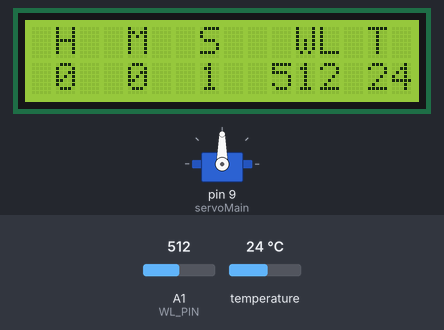
Bench run of a sketch on a simulated Arduino Uno, built with avr-gcc and run on an emulated ATmega328P. On the bench: servo, 16×2 character LCD. The test bench sets the inputs (shaded band); at power-on: temperature 24 °C, A1 (WL_PIN) = 512. What the sketch prints to the serial monitor is not drawn.

Above: at 2.3 s.
2.4 s: temperature set to 12 °C
At 3.5 s:
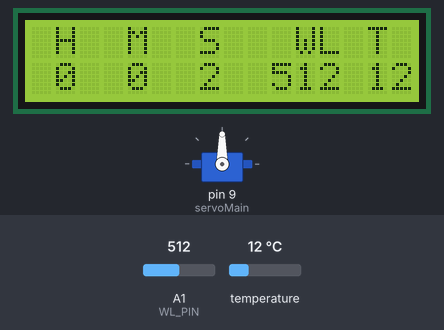
5.2 s: A1 (WL_PIN) set to 716
At 7.1 s:
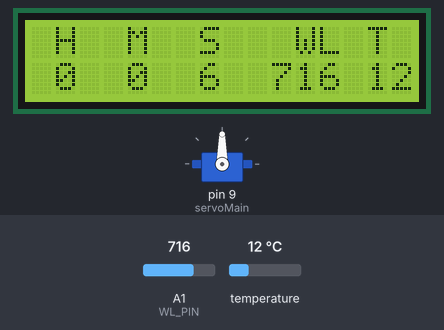
9.2 s: temperature set to 19 °C
At 10.5 s:
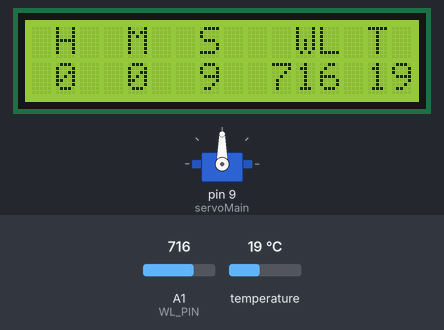
12.2 s: A1 (WL_PIN) set to 900
At 14.5 s:
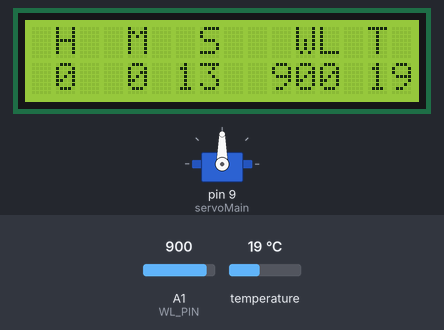
16.2 s: temperature set to 28 °C
At 17.1 s:
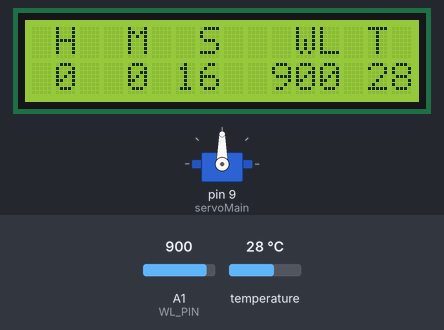
19.2 s: A1 (WL_PIN) set to 1010
At 61.4 s:
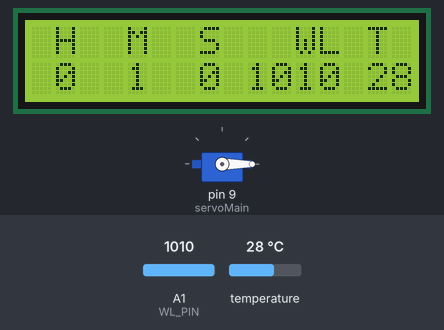
Timing chart, 0 to 62.2 s (numbered marks = the images above; inputs shaded):
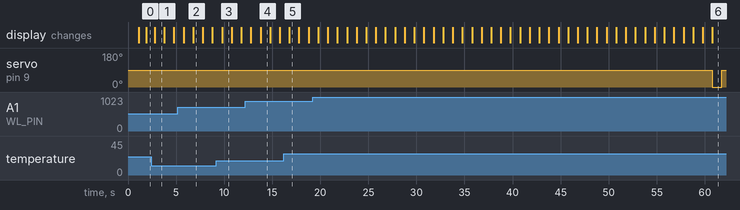

Measured:
- what the display in image 1 shows lasts 1.0 s, from 2.8 s to 3.8 s

The sketch:

fishaquarium.ino
```cpp
#include <Servo.h>
#include <Wire.h>
#include <LiquidCrystal_I2C.h>
#include <OneWire.h>
#include <DallasTemperature.h>

LiquidCrystal_I2C lcd(0x27, 16, 2);
Servo servoMain;

#define TEMP_PIN A0
#define WL_PIN A1

OneWire oneWire(TEMP_PIN);
DallasTemperature tempSensor(&oneWire);

int repeathour=0;
int repeatmin=1;
int repeatsec=0;

int repeattime=repeatsec+(repeatmin*60)+(repeathour*60*60); //get repeating time in secs

void setup(){
  servoMain.attach(9);
  lcd.begin();
  lcd.backlight();
  lcd.print("Hello Fish!");
  delay(1000);
  lcd.clear();

  lcd.setCursor(0, 0);
  lcd.print(" H  M  S   WL T");

  Serial.begin(9600);
  tempSensor.begin();

  servoMain.write(90);
}

unsigned long millisbefore=0;
unsigned long millisafter;

void loop(){
  millisafter=millis();
  if((millisafter-millisbefore)>=1000){
    unsigned long h = millis2hour();
    unsigned long m = millis2min();
    unsigned long s = millis2sec();

    int wl = analogRead(WL_PIN);

    tempSensor.requestTemperatures();
    float tempC = tempSensor.getTempCByIndex(0);

    Serial.print(h);
    Serial.print(m);
    Serial.print(s);
    Serial.print("WL:");
    Serial.print(wl);
    Serial.print("T:");
    Serial.println(tempC);

    lcd.setCursor(0, 1);
    printPadded2(h);
    lcd.print(" ");
    printPadded2(m);
    lcd.print(" ");
    printPadded2(s);
    lcd.print(" ");
    printPadded4(wl);
    lcd.print(" ");
    lcd.print((int)tempC);

    if(((h*60*60)+(m*60)+s) % repeattime == 0){
      eat();
    }

    millisbefore += 1000;
  }
}

void printPadded2(unsigned long val){
  if(val < 10) lcd.print(" ");
  lcd.print(val);
}

void printPadded4(int val){
  if(val < 1000) lcd.print(" ");
  if(val < 100) lcd.print(" ");
  if(val < 10) lcd.print(" ");
  lcd.print(val);
}

int millis2sec(){
  unsigned long sec=millis()/1000;
  return sec%60;
}
int millis2min(){
  unsigned long min=millis()/(1000UL*60);
  return min%60;
}
int millis2hour(){
  unsigned long hour=millis()/(1000UL*60*60);
  return hour%24;
}

void eat(){
  unsigned long eatbefore=millis();
  while((millis()-eatbefore)<1000){
  servoMain.write(0); //continuous servo
  }
  servoMain.write(90);
}
```
